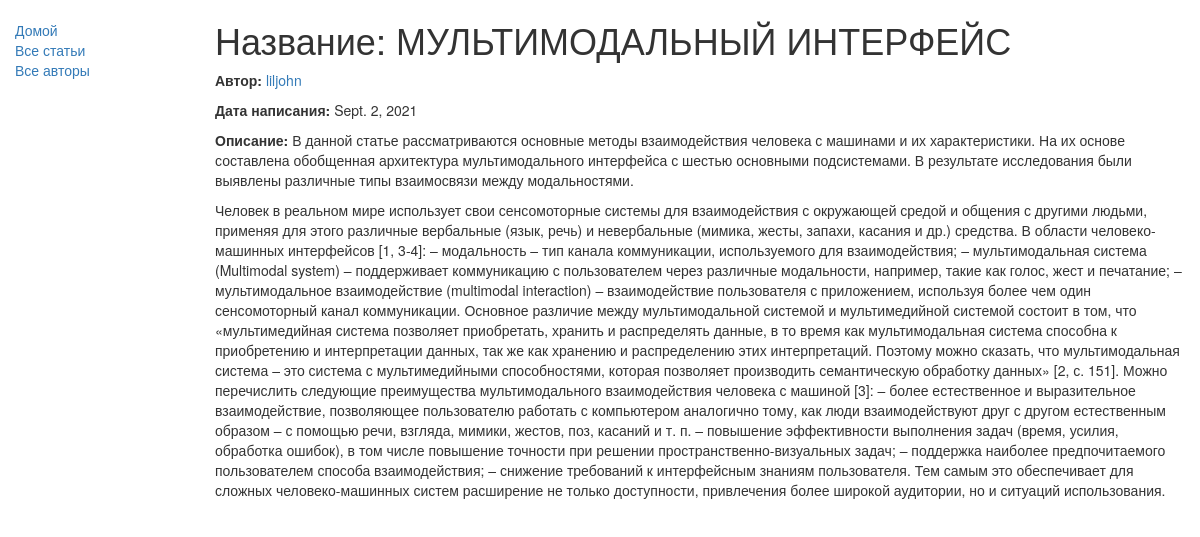
The app's page /blog/articles/2 with its own data.
### blog/models.py (models this page shows, shortened)
class Article(models.Model):
    title = models.CharField(max_length=100, help_text="Введите название статьи")
    author = models.ForeignKey('Author', on_delete=models.SET_NULL, null=True, help_text="Выберите автора")
    date_of_writing = models.DateField(help_text="Выберите дату написания")
    description = models.CharField(max_length=300, help_text="Введите описание")
    text_of_article = models.TextField(help_text="Введите текст статьи", default="В процессе написания...")

class Author(models.Model):
    nickname = models.CharField(max_length=30, help_text="Введите никнейм")
    date_of_birth = models.DateField(help_text="Введите дату рождения")
    def __str__(self):
        return self.nickname
    def get_absolute_url(self):
        return reverse('author_detail', args=[str(self.id)])

### blog/views.py (the view)
# urls.py: url(r'^articles/(?P<pk>\d+)$', views.ArticleDetailView.as_view(), name='article_detail'),
class ArticleDetailView(generic.DetailView):
    template_name = 'articles_detail.html'
    model = Article

### blog/templates/articles_detail.html
{% extends "base_page.html" %}
{% block content %}
  <h1>Название: {{ article.title }}</h1>
  <p><strong>Автор:</strong> <a href="{{ article.author.get_absolute_url }}">{{ article.author }}</a></p>
  <p><strong>Дата написания:</strong> {{ article.date_of_writing }}</p>
  <p><strong>Описание:</strong> {{ article.description }}</p>
  <p>{{ article.text_of_article }}</p>
{% endblock %}

### records on screen
Article: title "МУЛЬТИМОДАЛЬНЫЙ ИНТЕРФЕЙС", author "liljohn", date_of_writing "Sept. 2, 2021", description "В данной статье рассматриваются основные методы взаимодействия человека с машинами и их характеристики. На их основе составлена обобщенная архитектура мультимодального интерфейса с шестью основными подсистемами. В результате исследования были выявлены различные типы взаимосвязи между модальностями.", text_of_article "Человек в реальном мире использует свои сенсомоторные системы для взаимодействия с окружающей средой и общения с другими людьми, применяя для этого различные вербальные (язык, речь) и невербальные (мимика, жесты, запахи, касания и др.) средства. В области человеко-машинных интерфейсов [1, 3-4]: – модальность – тип канала коммуникации, используемого для взаимодействия; – мультимодальная система (Multimodal system) – поддерживает коммуникацию с пользователем через различные модальности, например, такие как голос, жест и печатание; – мультимодальное взаимодействие (multimodal interaction) – взаимодействие пользователя с приложением, используя более чем один сенсомоторный канал коммуникации.…"
